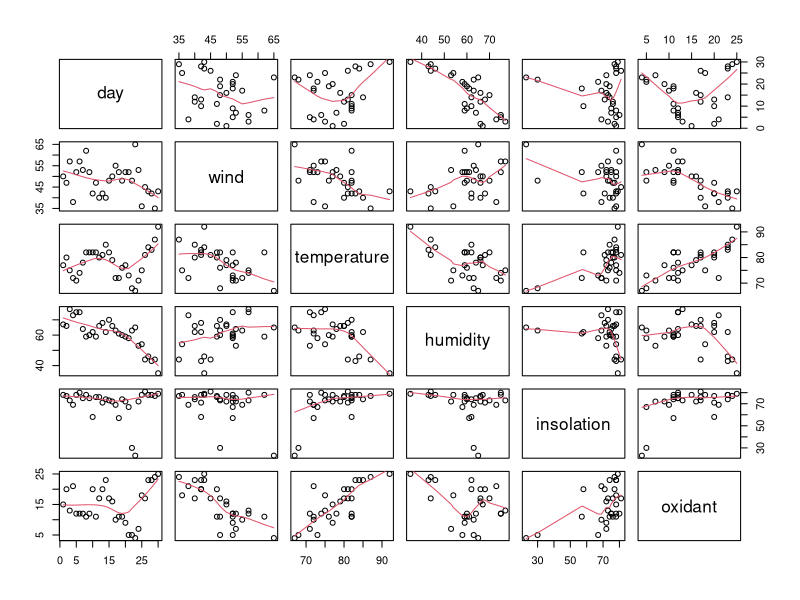
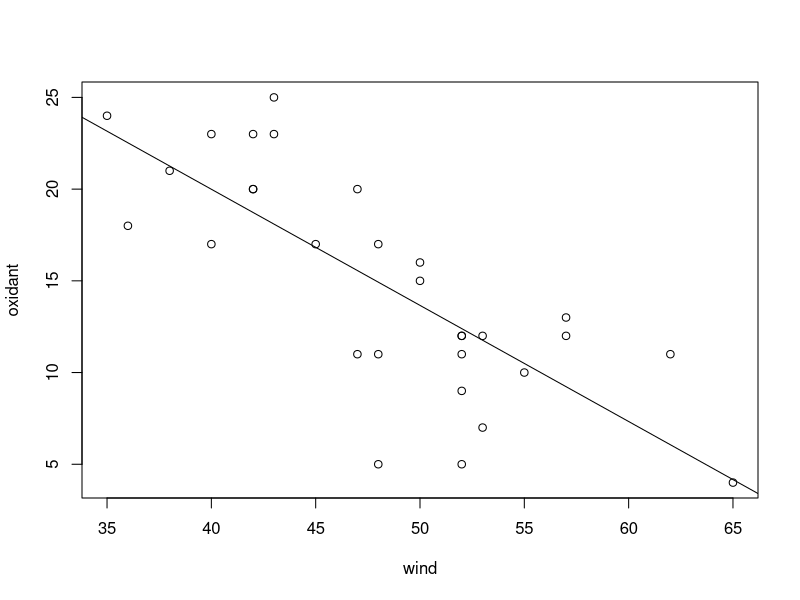
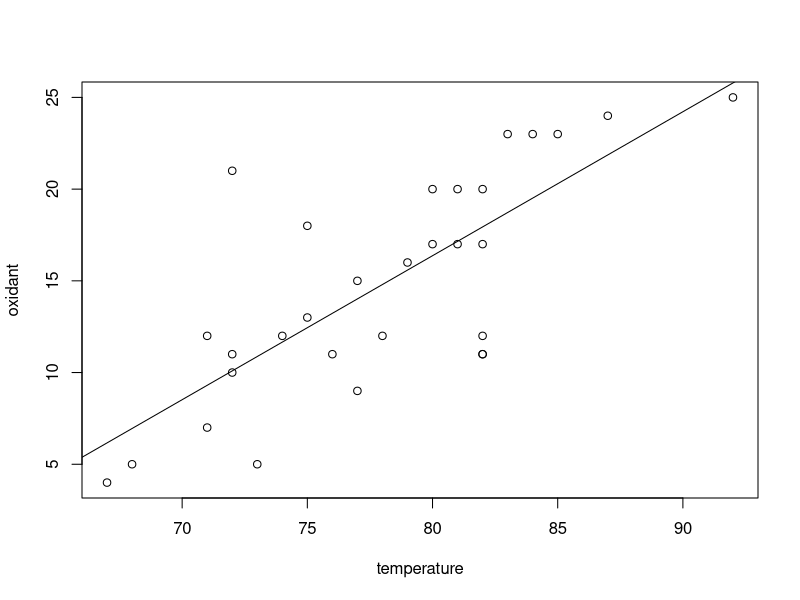
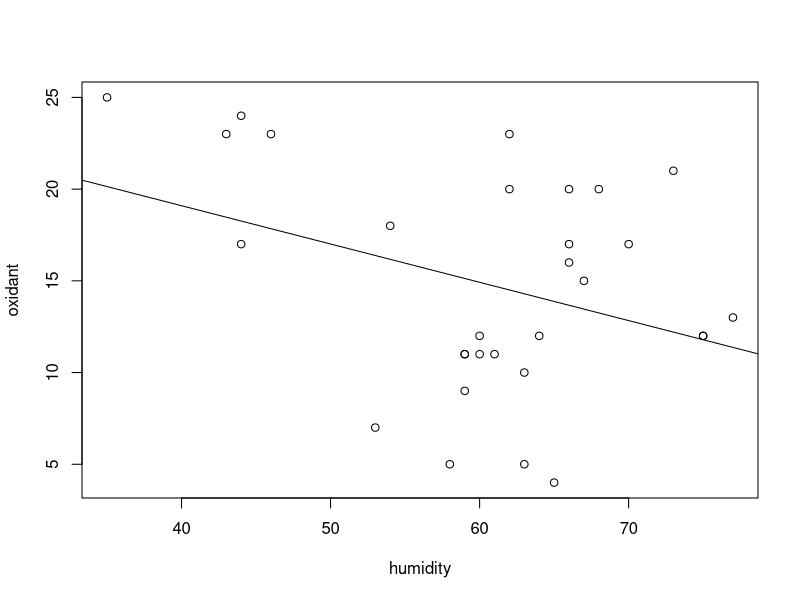
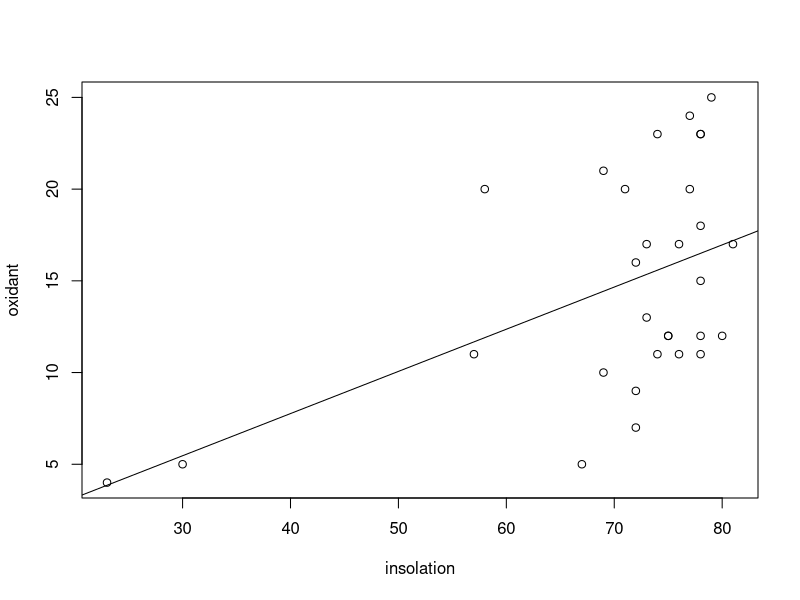

Source code (R) for these figures, in order:
data = read.table("airpollution.txt", header=TRUE)

#######################
# POINT 1
#######################
pairs(data, panel=panel.smooth)

#some pairs are highly correlated, especially with oxidant that is a main factor of our investigation
#I think linear regression could be useful here

#######################
# POINT 2
#######################

#### wind ####
windlm=lm(oxidant~wind,data=data)
summary(windlm)
plot(oxidant~wind, data=data)
abline(windlm)
#comment: slope is negative, p-value is low - there is significant correlation

#### temperature ####
templm=lm(oxidant~temperature,data=data)
summary(templm)
plot(oxidant~temperature, data=data)
abline(templm)
#comment: slope is positive, p-value is low - there is significant correlation

#### humidity ####
humilm=lm(oxidant~humidity,data=data)
summary(humilm)
plot(oxidant~humidity, data=data)
abline(humilm)
#comment: slope is negative, p-value is high - there is no significant correlation

#### insolation ####
insolm=lm(oxidant~insolation,data=data)
summary(insolm)
plot(oxidant~insolation, data=data)
abline(insolm)
#comment: slope is positive, p-value is low - there is significant correlation


# DETERMINATION COEFFICIENT: R^2
# wind - 0.5863
# temperature - 0.576
# humidity - 0.124 - high p-value H0 rejected
# insolation - 0.22993


# STEP-UP

#the best - the highest R^2: wind
# wind - 0.5863

# wind + temperature
windTemplm=lm(oxidant~wind+temperature,data=data)
summary(windTemplm)
# R2: 0.7773 - signifficant increase

# wind + humidity
windHumilm=lm(oxidant~wind+humidity,data=data)
summary(windHumilm)
# R2: 0.5913 - insignifficant increase

# wind + insolation
windInsolm=lm(oxidant~wind+insolation,data=data)
summary(windInsolm)
# R2: 0.6613

# THE BEST:  wind + temperature

#lets go further

# [wind + temperature] + humidity
windTempHumilm=lm(oxidant~wind+temperature+humidity,data=data)
summary(windTempHumilm)
# R2: 0.7964

# [wind + temperature] + insolation
windTempInslm=lm(oxidant~wind+temperature+insolation,data=data)
summary(windTempInslm)
# R2: 0.7816 - insignifficant increase, we should stop

#######################
# POINT 3
#######################

#STEP DOWN

#included all relevant variables
allVarlm=lm(oxidant~wind+temperature+insolation+humidity,data=data)
summary(allVarlm)

#for insolation p-value is higher than 0.05 (0.65728) - we remove that variable
windTempHumilm=lm(oxidant~wind+temperature+humidity,data=data)
summary(windTempHumilm)

#for humidity p-value is higher than 0.05 (0.131) - we remove that variable
windTemplm=lm(oxidant~wind+temperature,data=data)
summary(windTemplm)
